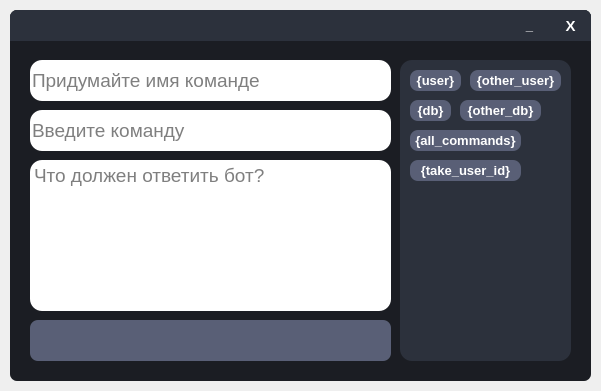
<?xml version="1.0" encoding="UTF-8"?>
<ui version="4.0">
 <class>Form</class>
 <widget class="QWidget" name="Form">
  <property name="geometry">
   <rect>
    <x>0</x>
    <y>0</y>
    <width>601</width>
    <height>391</height>
   </rect>
  </property>
  <property name="windowTitle">
   <string>Form</string>
  </property>
  <widget class="QFrame" name="Window">
   <property name="geometry">
    <rect>
     <x>10</x>
     <y>10</y>
     <width>581</width>
     <height>371</height>
    </rect>
   </property>
   <property name="font">
    <font>
     <pointsize>8</pointsize>
    </font>
   </property>
   <property name="styleSheet">
    <string notr="true">QFrame{
	border-radius: 7px;
	background-color: #1B1D23;
}

QLabel{
	color: white;
}

QLineEdit{
	border-radius: 12px;
}

QTextEdit{
	background-color: white;
	border-radius: 12px;
}

QScrollBar:vertical{
	border: none;
    background: #595F76;
    width: 15px;
    margin: 15px 0 15px 0;
	border-radius: 0px;
 }

QScrollBar::handle:vertical{	
	background-color: #494E61;
	min-height: 30px;
}
QScrollBar::handle:vertical:hover{	
	background-color: #D5006A;
}
QScrollBar::handle:vertical:pressed{	
	background-color: #B9005C;
}

QScrollBar::sub-line:vertical{
	border: none;
	background-color: #3A3F50;
	height: 15px;
	border-top-right-radius: 7px;
	subcontrol-position: top;
	subcontrol-origin: margin;
}
QScrollBar::sub-line:vertical:hover{	
	background-color: #D5006A;
}
QScrollBar::sub-line:vertical:pressed{	
	background-color: #B9005C;
}

QScrollBar::add-line:vertical{
	border: none;
	background-color: #3A3F50;
	height: 15px;
	border-bottom-right-radius: 7px;
	subcontrol-position: bottom;
	subcontrol-origin: margin;
}
QScrollBar::add-line:vertical:hover{	
	background-color: #D5006A;
}
QScrollBar::add-line:vertical:pressed{	
	background-color: #B9005C;
}

QScrollBar::up-arrow:vertical, QScrollBar::down-arrow:vertical{
	background: none;
}
QScrollBar::add-page:vertical, QScrollBar::sub-page:vertical{
	background: none;
}</string>
   </property>
   <property name="frameShape">
    <enum>QFrame::StyledPanel</enum>
   </property>
   <property name="frameShadow">
    <enum>QFrame::Raised</enum>
   </property>
   <widget class="QFrame" name="WindowFrame">
    <property name="geometry">
     <rect>
      <x>0</x>
      <y>0</y>
      <width>581</width>
      <height>31</height>
     </rect>
    </property>
    <property name="styleSheet">
     <string notr="true">QFrame{
	border-bottom-left-radius: 0px;
	border-bottom-right-radius: 0px;
	background-color: #2C313C;
}</string>
    </property>
    <property name="frameShape">
     <enum>QFrame::StyledPanel</enum>
    </property>
    <property name="frameShadow">
     <enum>QFrame::Raised</enum>
    </property>
    <widget class="QPushButton" name="CloseWindowButton">
     <property name="geometry">
      <rect>
       <x>540</x>
       <y>0</y>
       <width>41</width>
       <height>31</height>
      </rect>
     </property>
     <property name="font">
      <font>
       <pointsize>11</pointsize>
       <weight>75</weight>
       <bold>true</bold>
      </font>
     </property>
     <property name="cursor">
      <cursorShape>PointingHandCursor</cursorShape>
     </property>
     <property name="styleSheet">
      <string notr="true">QPushButton{
	color: white;
	border: none;
	border-top-right-radius: 7px;
	background-color: #2C313C;
}

QPushButton:hover{
	background-color: #45494D;
}

QPushButton:pressed{
	color: #EA2F4E;
}</string>
     </property>
     <property name="text">
      <string>X</string>
     </property>
    </widget>
    <widget class="QPushButton" name="MinimizeWindowButton">
     <property name="geometry">
      <rect>
       <x>499</x>
       <y>0</y>
       <width>41</width>
       <height>31</height>
      </rect>
     </property>
     <property name="font">
      <font>
       <pointsize>10</pointsize>
       <weight>75</weight>
       <bold>true</bold>
      </font>
     </property>
     <property name="cursor">
      <cursorShape>PointingHandCursor</cursorShape>
     </property>
     <property name="styleSheet">
      <string notr="true">QPushButton{
	color: white;
	border: none;
	border-top-right-radius: 7px;
	background-color: #2C313C;
}

QPushButton:hover{
	background-color: #45494D;
}

QPushButton:pressed{
	color: #EA2F4E;
}</string>
     </property>
     <property name="text">
      <string>_</string>
     </property>
     <property name="default">
      <bool>false</bool>
     </property>
    </widget>
   </widget>
   <widget class="QLineEdit" name="CommandNameLineEdit">
    <property name="geometry">
     <rect>
      <x>20</x>
      <y>50</y>
      <width>361</width>
      <height>41</height>
     </rect>
    </property>
    <property name="font">
     <font>
      <pointsize>14</pointsize>
      <weight>50</weight>
      <bold>false</bold>
     </font>
    </property>
    <property name="inputMask">
     <string/>
    </property>
    <property name="placeholderText">
     <string>Придумайте имя команде</string>
    </property>
   </widget>
   <widget class="QLineEdit" name="CommandlineEdit">
    <property name="geometry">
     <rect>
      <x>20</x>
      <y>100</y>
      <width>361</width>
      <height>41</height>
     </rect>
    </property>
    <property name="font">
     <font>
      <pointsize>14</pointsize>
      <weight>50</weight>
      <bold>false</bold>
     </font>
    </property>
    <property name="inputMask">
     <string/>
    </property>
    <property name="placeholderText">
     <string>Введите команду</string>
    </property>
   </widget>
   <widget class="QTextEdit" name="CommandAnsweTextEdit">
    <property name="geometry">
     <rect>
      <x>20</x>
      <y>150</y>
      <width>361</width>
      <height>151</height>
     </rect>
    </property>
    <property name="font">
     <font>
      <pointsize>14</pointsize>
      <weight>50</weight>
      <bold>false</bold>
     </font>
    </property>
    <property name="html">
     <string>&lt;!DOCTYPE HTML PUBLIC &quot;-//W3C//DTD HTML 4.0//EN&quot; &quot;http://www.w3.org/TR/REC-html40/strict.dtd&quot;&gt;
&lt;html&gt;&lt;head&gt;&lt;meta name=&quot;qrichtext&quot; content=&quot;1&quot; /&gt;&lt;style type=&quot;text/css&quot;&gt;
p, li { white-space: pre-wrap; }
&lt;/style&gt;&lt;/head&gt;&lt;body style=&quot; font-family:'MS Shell Dlg 2'; font-size:14pt; font-weight:400; font-style:normal;&quot;&gt;
&lt;p style=&quot;-qt-paragraph-type:empty; margin-top:0px; margin-bottom:0px; margin-left:0px; margin-right:0px; -qt-block-indent:0; text-indent:0px;&quot;&gt;&lt;br /&gt;&lt;/p&gt;&lt;/body&gt;&lt;/html&gt;</string>
    </property>
    <property name="placeholderText">
     <string>Что должен ответить бот?</string>
    </property>
   </widget>
   <widget class="QPushButton" name="UserCommandButton">
    <property name="geometry">
     <rect>
      <x>20</x>
      <y>310</y>
      <width>361</width>
      <height>41</height>
     </rect>
    </property>
    <property name="font">
     <font>
      <pointsize>12</pointsize>
      <weight>75</weight>
      <bold>true</bold>
     </font>
    </property>
    <property name="cursor">
     <cursorShape>PointingHandCursor</cursorShape>
    </property>
    <property name="styleSheet">
     <string notr="true">QPushButton{
	color: white;
	border-radius: 8px;
	background-color: #595F76;
}

QPushButton:hover{
	background-color: #50566E;
}

QPushButton:pressed{
	background-color: #434965;
}</string>
    </property>
    <property name="text">
     <string/>
    </property>
   </widget>
   <widget class="QFrame" name="Variable">
    <property name="geometry">
     <rect>
      <x>390</x>
      <y>50</y>
      <width>171</width>
      <height>301</height>
     </rect>
    </property>
    <property name="styleSheet">
     <string notr="true">QFrame{
	border-radius: 12px;
	background-color: #2C313C;
}

QPushButton{
	color: white;
	border-radius: 8px;
	background-color: #595F76;
}

QPushButton:hover{
	background-color: #50566E;
}

QPushButton:pressed{
	background-color: #434965;
}</string>
    </property>
    <property name="frameShape">
     <enum>QFrame::StyledPanel</enum>
    </property>
    <property name="frameShadow">
     <enum>QFrame::Raised</enum>
    </property>
    <widget class="QPushButton" name="AllCommandsVariableButton">
     <property name="geometry">
      <rect>
       <x>10</x>
       <y>70</y>
       <width>111</width>
       <height>21</height>
      </rect>
     </property>
     <property name="font">
      <font>
       <pointsize>10</pointsize>
       <weight>75</weight>
       <bold>true</bold>
      </font>
     </property>
     <property name="cursor">
      <cursorShape>PointingHandCursor</cursorShape>
     </property>
     <property name="text">
      <string>{all_commands}</string>
     </property>
    </widget>
    <widget class="QPushButton" name="DBVariableButton">
     <property name="geometry">
      <rect>
       <x>10</x>
       <y>40</y>
       <width>41</width>
       <height>21</height>
      </rect>
     </property>
     <property name="font">
      <font>
       <pointsize>10</pointsize>
       <weight>75</weight>
       <bold>true</bold>
      </font>
     </property>
     <property name="cursor">
      <cursorShape>PointingHandCursor</cursorShape>
     </property>
     <property name="text">
      <string>{db}</string>
     </property>
    </widget>
    <widget class="QPushButton" name="UserVariableButton">
     <property name="geometry">
      <rect>
       <x>10</x>
       <y>10</y>
       <width>51</width>
       <height>21</height>
      </rect>
     </property>
     <property name="font">
      <font>
       <pointsize>10</pointsize>
       <weight>75</weight>
       <bold>true</bold>
      </font>
     </property>
     <property name="cursor">
      <cursorShape>PointingHandCursor</cursorShape>
     </property>
     <property name="text">
      <string>{user}</string>
     </property>
    </widget>
    <widget class="QPushButton" name="OtherUserVariable">
     <property name="geometry">
      <rect>
       <x>70</x>
       <y>10</y>
       <width>91</width>
       <height>21</height>
      </rect>
     </property>
     <property name="font">
      <font>
       <pointsize>10</pointsize>
       <weight>75</weight>
       <bold>true</bold>
      </font>
     </property>
     <property name="cursor">
      <cursorShape>PointingHandCursor</cursorShape>
     </property>
     <property name="text">
      <string>{other_user}</string>
     </property>
    </widget>
    <widget class="QPushButton" name="OtherDBVariableButton">
     <property name="geometry">
      <rect>
       <x>60</x>
       <y>40</y>
       <width>81</width>
       <height>21</height>
      </rect>
     </property>
     <property name="font">
      <font>
       <pointsize>10</pointsize>
       <weight>75</weight>
       <bold>true</bold>
      </font>
     </property>
     <property name="cursor">
      <cursorShape>PointingHandCursor</cursorShape>
     </property>
     <property name="text">
      <string>{other_db}</string>
     </property>
    </widget>
    <widget class="QPushButton" name="TakeUserIDVariableButton">
     <property name="geometry">
      <rect>
       <x>10</x>
       <y>100</y>
       <width>111</width>
       <height>21</height>
      </rect>
     </property>
     <property name="font">
      <font>
       <pointsize>10</pointsize>
       <weight>75</weight>
       <bold>true</bold>
      </font>
     </property>
     <property name="cursor">
      <cursorShape>PointingHandCursor</cursorShape>
     </property>
     <property name="text">
      <string>{take_user_id}</string>
     </property>
    </widget>
   </widget>
  </widget>
 </widget>
 <resources/>
 <connections/>
</ui>
